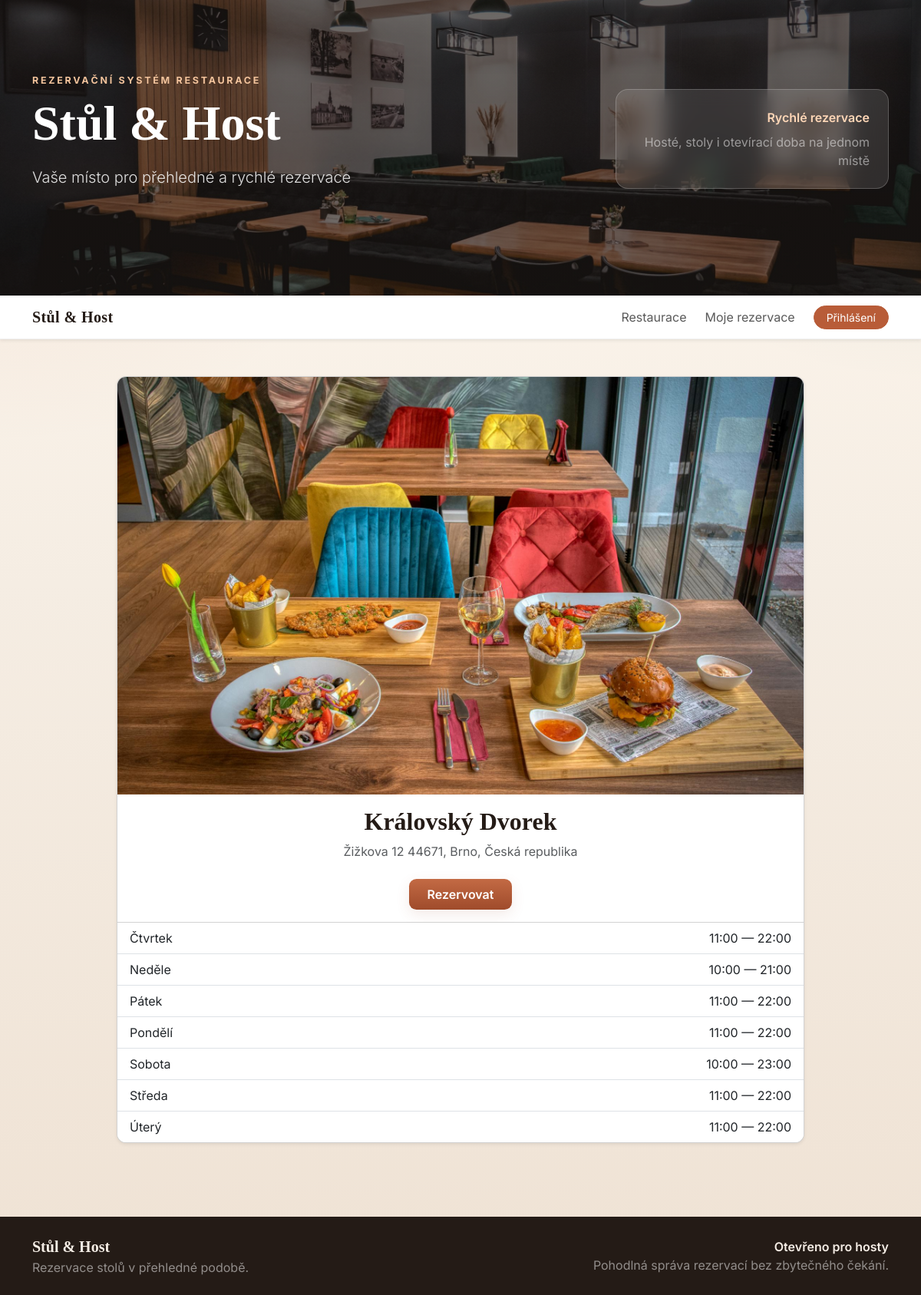
The app's page /restaurace/27/ with its own data.
### knihovna/models.py (models this page shows, shortened)
class Restaurace(models.Model):
    nazev = models.CharField(max_length=100)
    adresa = models.ForeignKey('Adresa', on_delete=models.CASCADE)
    image = models.ImageField(upload_to='restaurace/', blank=True, null=True)
    class Meta:
        verbose_name = "Restaurace"
        verbose_name_plural = "Restaurace"

class Adresa(models.Model):
    ulice = models.CharField(max_length=100)
    psc = models.CharField(max_length=10)
    mesto = models.ForeignKey(Mesto, on_delete=models.CASCADE)
    def __str__(self):
        return f"{self.ulice} {self.psc}, {self.mesto}"
    class Meta:
        verbose_name = "Adresa"
        verbose_name_plural = "Adresy"

class Mesto(models.Model):
    nazev = models.CharField(max_length=100)
    stat = models.ForeignKey(Stat, on_delete=models.CASCADE)
    def __str__(self):
        return f"{self.nazev}, {self.stat}"
    class Meta:
        verbose_name = "Město"
        verbose_name_plural = "Města"

class Stat(models.Model):
    nazev = models.CharField(max_length=100)
    def __str__(self):
        return self.nazev
    class Meta:
        verbose_name = "Stát"
        verbose_name_plural = "Státy"

class Oteviraci_doba(models.Model):
    Restaurace = models.ForeignKey('Restaurace', on_delete=models.CASCADE)
    den = models.CharField(max_length=20, choices=[
        ('pondeli', 'Pondělí'),
        ('utery', 'Úterý'),
        ('streda', 'Středa'),
        ('ctvrtek', 'Čtvrtek'),
        ('patek', 'Pátek'),
        ('sobota', 'Sobota'),
        ('nedele', 'Neděle')
    ])
    otevreno_od = models.TimeField()
    otevreno_do = models.TimeField()
    class Meta:
        verbose_name = "Otevírací doba"
        verbose_name_plural = "Otevírací doby"

### knihovna/views.py (the view)
# urls.py: path('restaurace/<int:pk>/', restaurant_detail, name='restaurant_detail'),
def restaurant_detail(request, pk):
    restaurant = get_object_or_404(Restaurace, pk=pk)
    opening_hours = Oteviraci_doba.objects.filter(Restaurace=restaurant).order_by('den')
    return render(request, 'restaurants/restaurace_detail.html', {
        'restaurant': restaurant,
        'opening_hours': opening_hours,
    })

### knihovna/templates/restaurants/restaurace_detail.html (shortened to what this page needs)
{% extends "base.html" %}
{% block content %}
<div class="restaurant-detail-container">
    <div class="card restaurant-detail-card mx-auto shadow-sm">
        {% if restaurant.image %}
        <div class="restaurant-detail-image-wrap">
            <img src="{{ restaurant.image.url }}" alt="{{ restaurant.nazev }}" class="restaurant-detail-image">
        </div>
        {% elif image_url %}
        <div class="restaurant-detail-image-wrap">
            <img src="{{ image_url }}" alt="{{ restaurant.nazev }}" class="restaurant-detail-image">
        </div>
        {% else %}
        <div class="alert alert-info m-3">No image available for this restaurant.</div>
        {% endif %}
        <div class="card-body text-center">
            <h1 class="restaurant-detail-name mb-2">{{ restaurant.nazev }}</h1>
            {% if restaurant.adresa %}
            <div class="text-muted mb-2">{{ restaurant.adresa }}</div>
            {% endif %}
            <a href="{% url 'rezervace' restaurant.id %}" class="btn btn-restaurant-primary mt-3 px-4">Rezervovat</a>
        </div>
        {% if opening_hours %}
        <div class="list-group list-group-flush">
            {% for o in opening_hours %}
            <div class="list-group-item d-flex justify-content-between align-items-center">
                <div>{{ o.get_den_display }}</div>
                <div class="text-nowrap">{{ o.otevreno_od }} — {{ o.otevreno_do }}</div>
            </div>
            {% endfor %}
        </div>
        {% endif %}
    </div>
</div>
{% endblock %}

### knihovna/static/css/styles.css (style rules this page uses)
body { font-family: "Inter", sans-serif; background: radial-gradient(circle at top left, rgba(184, 92, 56, 0.12), transparent 28%), radial-gradient(circle at top right, rgba(45, 104, 85, 0.12), transparent 24%), linear-gradient(180deg, #fff8ef 0%, #f5ede3 45%, #efe2d4 100%); color: #241b16; }
.btn-restaurant-primary, .btn-restaurant-secondary { border-radius: 0.6rem; padding: 0.5rem 0.75rem; font-weight: 600; transition: transform 160ms ease, box-shadow 160ms ease; }
.btn-restaurant-primary { background: linear-gradient(180deg, #c36a44 0%, #9f4b2b 100%); border: none; color: #fff; box-shadow: 0 6px 18px rgba(160, 84, 60, 0.12); }
.restaurant-detail-container { max-width: 56rem; margin: 0 auto; }
.restaurant-detail-card { overflow: hidden; border-radius: 0.75rem; }
.restaurant-detail-image-wrap { width: 100%; height: 34rem; overflow: hidden; background: #f5efe8; }
.restaurant-detail-image { width: 100%; height: 100%; object-fit: cover; object-position: center; display: block; }
.restaurant-detail-name { font-family: Georgia, 'Times New Roman', serif; font-size: 2rem; font-weight: 700; color: #241b16; }

### records on screen
Restaurace: image (picture), nazev "Královský Dvorek", adresa "Žižkova 12 44671, Brno, Česká republika"
Oteviraci_doba: den "Čtvrtek", otevreno_od "11:00", otevreno_do "22:00"
Oteviraci_doba: den "Neděle", otevreno_od "10:00", otevreno_do "21:00"
Oteviraci_doba: den "Pátek", otevreno_od "11:00", otevreno_do "22:00"
Oteviraci_doba: den "Pondělí", otevreno_od "11:00", otevreno_do "22:00"
Oteviraci_doba: den "Sobota", otevreno_od "10:00", otevreno_do "23:00"
Oteviraci_doba: den "Středa", otevreno_od "11:00", otevreno_do "22:00"
Oteviraci_doba: den "Úterý", otevreno_od "11:00", otevreno_do "22:00"
